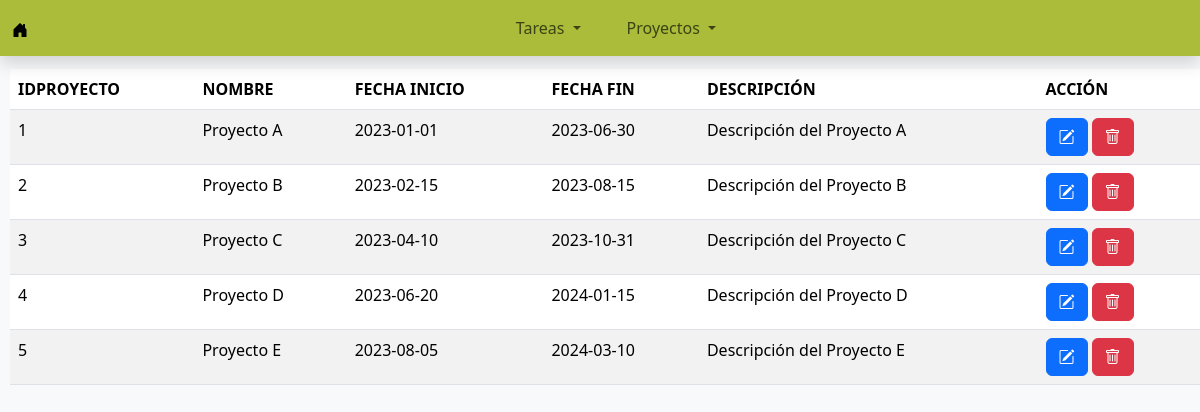
The app's page /listado_proyectos.php with its own data.
### tables this page shows
CREATE TABLE `proyectos` (
  `idproyecto` int NOT NULL,
  `nombre` varchar(30) NOT NULL,
  `f_ini` date NOT NULL,
  `f_fin` date NOT NULL,
  `descripcion` text NOT NULL
);

### listado_proyectos.php (the view, shortened to what this page needs)
<?php
$conexion = obtenerConexion();
$sql = "SELECT * FROM proyectos ORDER BY idproyecto ASC;";
$resultado = mysqli_query($conexion, $sql);
$mensaje = "<h2 class='text-center'>Listado:</h2>";
$mensaje .= "<table class='table table-striped'>";
$mensaje .= "<thead><tr><th>IDPROYECTO</th><th>NOMBRE</th><th>FECHA INICIO</th><th>FECHA FIN</th><th>DESCRIPCIÓN</th><th>ACCIÓN</th></tr></thead>";
$mensaje .= "<tbody>";
while ($fila = mysqli_fetch_assoc($resultado)) {
    $mensaje .= "<tr><td>" . $fila['idproyecto'] . "</td>";
    $mensaje .= "<td>" . $fila['nombre'] . "</td>";
    $mensaje .= "<td>" . (isset($fila['f_ini']) ? $fila['f_ini'] : 'N/A') . "</td>";
    $mensaje .= "<td>" . (isset($fila['f_fin']) ? $fila['f_fin'] : 'N/A') . "</td>";
    $mensaje .= "<td>" . $fila['descripcion'] . "</td>";
    $mensaje .= "<td><form class='d-inline me-1' action='editar_proyecto.php' method='post'>";
    $mensaje .= "<input type='hidden' name='proyecto' value='" . htmlspecialchars(json_encode($fila), ENT_QUOTES) . "' />";
    $mensaje .= "<button type='submit' name='Editar' class='btn btn-primary'><i class='bi bi-pencil-square'></i></button></form>";
    $mensaje .= "<form class='d-inline' action='proceso_borrar_proyecto.php' method='post'>";
    $mensaje .= "<input type='hidden' name='idproyecto' value='" . $fila['idproyecto']  . "' />";
    $mensaje .= "<button type='submit' name='Borrar' class='btn btn-danger'><i class='bi bi-trash'></i></button></form>";
    $mensaje .= "</td></tr>";
}
$mensaje .= "</tbody></table>";
echo $mensaje;
?>

### estilo.css (style rules this page uses)
body { padding-top: 50x; background-color: #f8f9fa; overflow-x: hidden; margin: 0; }
.navbar { background-color: #AABC39; }
.navbar-brand { padding: 0; }
.navbar-nav { margin: 0 auto; display: flex; align-items: center; }
.nav-item { margin: 0 15px; }
h2.text-center { font-size: 3.2em; font-family: 'Georgia', serif; color: #46A173; }

### records on screen
proyectos: idproyecto "1", nombre "Proyecto A", f_ini "2023-01-01", f_fin "2023-06-30", descripcion "Descripción del Proyecto A"
proyectos: idproyecto "2", nombre "Proyecto B", f_ini "2023-02-15", f_fin "2023-08-15", descripcion "Descripción del Proyecto B"
proyectos: idproyecto "3", nombre "Proyecto C", f_ini "2023-04-10", f_fin "2023-10-31", descripcion "Descripción del Proyecto C"
proyectos: idproyecto "4", nombre "Proyecto D", f_ini "2023-06-20", f_fin "2024-01-15", descripcion "Descripción del Proyecto D"
proyectos: idproyecto "5", nombre "Proyecto E", f_ini "2023-08-05", f_fin "2024-03-10", descripcion "Descripción del Proyecto E"
